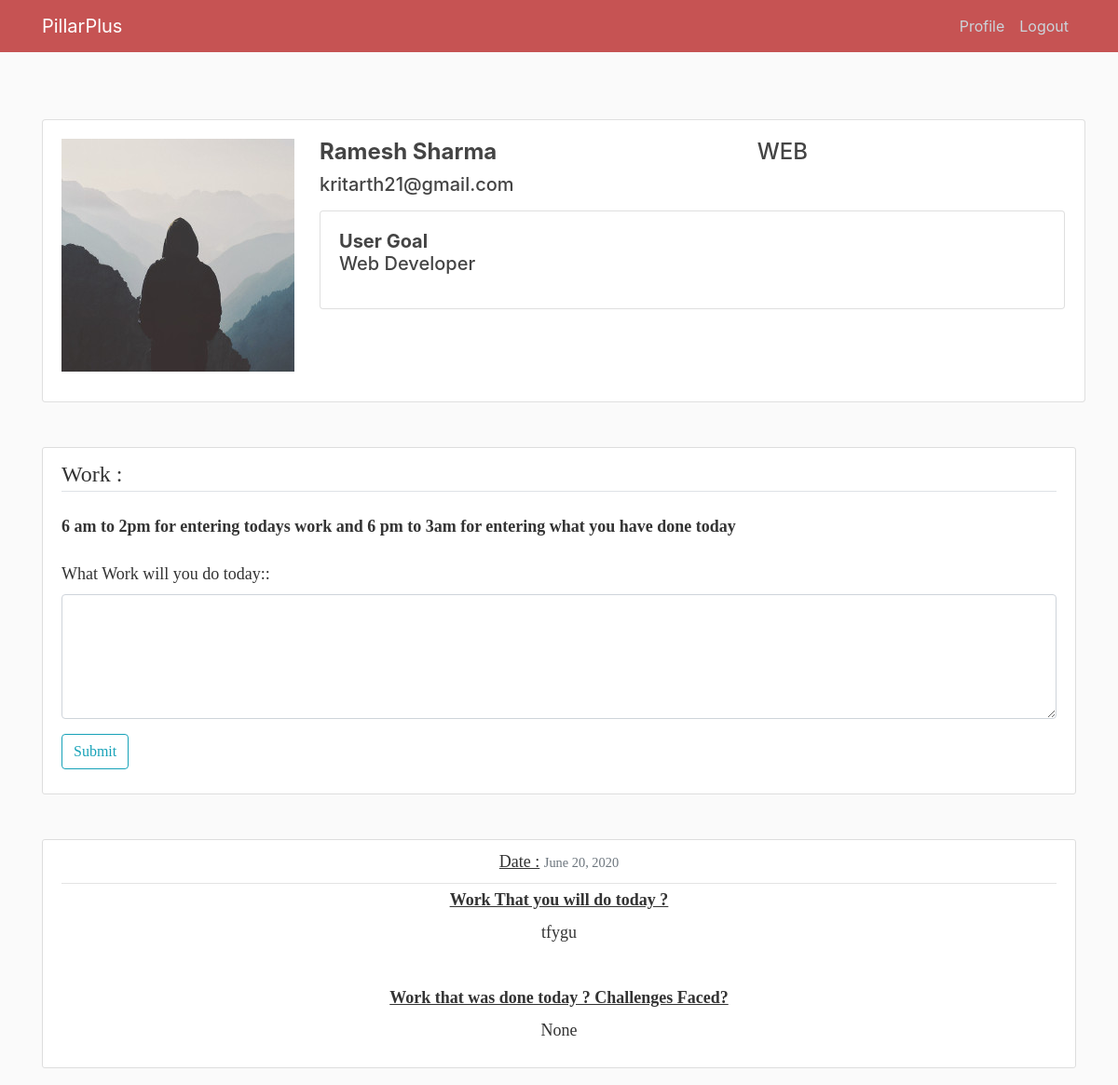
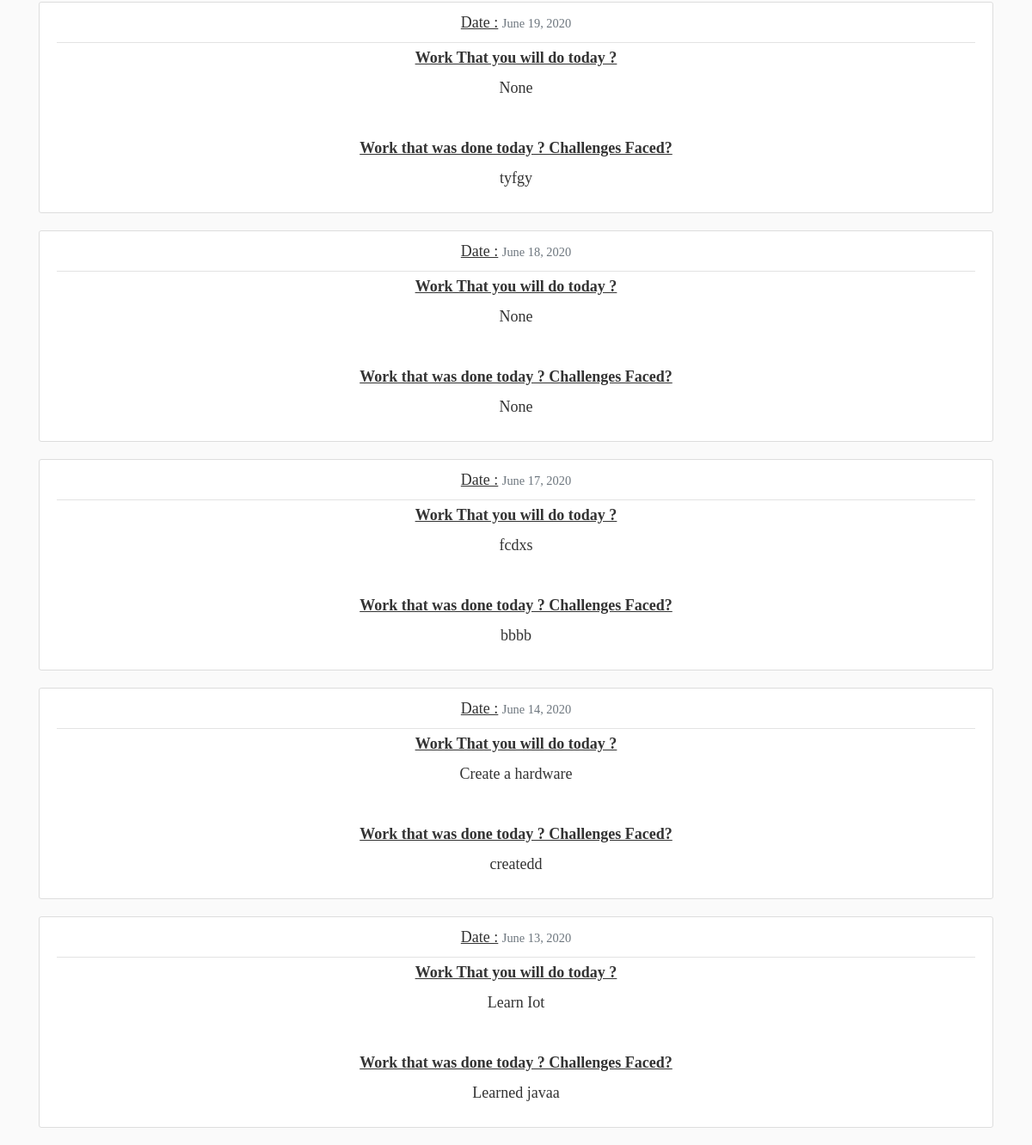
The app's page /hom (signed in) with its own data (2 pictures, top to bottom).
### users/models.py (models this page shows)
class Profile(models.Model):
    user = models.OneToOneField(User, on_delete=models.CASCADE)
    image = models.ImageField(default='default.jpg', upload_to='profile_pics')
    goal=models.CharField(max_length=1000)
    role=models.CharField(max_length=100)
    team=models.ForeignKey(Team,on_delete=models.CASCADE,blank=True, null=True)
    last_time_logout=models.DateTimeField(blank=True, null=True)
    '''def __str__(self):
        return f'{self.user.username} Profile'

    def save(self, *args,**kwargs):
        super().save( *args,**kwargs)

        img = Image.open(self.image.path)

        if img.height > 300 or img.width > 300:
            output_size = (300, 300)
            img.thumbnail(output_size)
            img.save(self.image.path)
    '''

### blog/models.py (models this page shows, shortened)
class Post(models.Model):
    assigned_employee = models.ForeignKey(User, on_delete=models.CASCADE)
    work_today = models.CharField(max_length=500,null=True,blank=True)
    work_done = models.TextField(max_length=500,null=True,blank=True)
    date_posted = models.DateTimeField(default=timezone.now)

### blog/views.py (the view, shortened to what this page needs)
# urls.py: path('hom',create,name="hom"),
@login_required
def create(request):
    print(timezone.now().date() - timedelta(3))
    if request.user.profile.last_time_logout:
        d=request.user.profile.last_time_logout
        for i in range(0,abs(datetime.datetime.now().day-d.day+1)):
            if Post.objects.filter(date_posted=(timezone.now().date() - timedelta(i)),assigned_employee=request.user).count()==0 :
                ins=Post.objects.create(assigned_employee=request.user,date_posted=(timezone.now().date() - timedelta(i)))
                ins.save()
    print(Post.objects.filter(date_posted__day=(datetime.datetime.now().day -1),date_posted__month=datetime.datetime.now().month , date_posted__year=datetime.datetime.now().year,assigned_employee=request.user))
    if Post.objects.filter(date_posted__day=datetime.datetime.now().day , date_posted__month=datetime.datetime.now().month , date_posted__year=datetime.datetime.now().year,assigned_employee=request.user).count()==0  or Post.objects.filter(date_posted__day=datetime.datetime.now().day , date_posted__month=datetime.datetime.now().month , date_posted__year=datetime.datetime.now().year,assigned_employee=request.user).count()==1   :
        if int(datetime.datetime.now().hour)>=6 and int(datetime.datetime.now().hour)<=13:
            if request.method == 'POST':
                today=request.POST['today']
                if Post.objects.filter(date_posted__day=datetime.datetime.now().day,date_posted__month=datetime.datetime.now().month , date_posted__year=datetime.datetime.now().year,assigned_employee=request.user).count()==0:
                    ins=Post.objects.create(work_today=today,assigned_employee=request.user,date_posted=datetime.datetime.now())
                    ins.save()
                    return redirect('hom')
                elif Post.objects.filter(date_posted__day=datetime.datetime.now().day,date_posted__month=datetime.datetime.now().month , date_posted__year=datetime.datetime.now().year,assigned_employee=request.user).count()==1:
                    insta=Post.objects.get(date_posted__day=datetime.datetime.now().day,date_posted__month=datetime.datetime.now().month , date_posted__year=datetime.datetime.now().year,assigned_employee=request.user)
                    insta.work_today=today
                    insta.save()
                    return redirect('hom')
                else:
                    postss= Post.objects.filter(assigned_employee=request.user).order_by('-date_posted')
                    page = request.GET.get('page', 1)
                    time=datetime.datetime.now().hour
                    paginator = Paginator(postss, 7)
                    try:
                        posts = paginator.page(page)
                    except PageNotAnInteger:
                        posts = paginator.page(1)
                    except EmptyPage:
                        posts = paginator.page(paginator.num_pages)
                    return render(request, 'blog/user_post.html', {'posts': posts,'time':time})
            else:
                    postss= Post.objects.filter(assigned_employee=request.user).order_by('-date_posted')
                    page = request.GET.get('page', 1)
                    time=datetime.datetime.now().hour
                    paginator = Paginator(postss, 7)
                    try:
                        posts = paginator.page(page)
                    except PageNotAnInteger:
                        posts = paginator.page(1)
                    except EmptyPage:
                        posts = paginator.page(paginator.num_pages)
                    return render(request, 'blog/user_post.html', {'posts': posts,'time':time})

### blog/templates/blog/user_post.html (shortened to what this page needs)
{% extends "blog/base.html" %}
{% block content %}
{% load get_user %}
               <br>
 <br>
<div class="container" style="margin:auto;">
    <div class="row">
        <div class="col-xs-120 col-sm-100 col-md-180">
        <div class="card" style="width: 70rem;">
      <div class="card-body">
        <h5 class="card-title">
                <div class="row">
                    <div class="col-sm-3 col-md-3">
                        <img src="{{ user.profile.image.url }}" alt="" class="img-rounded img-responsive" height="250" width="250"/>
                    </div>
                    <div class="col-sm-6 col-md-6" style="">
                        <h4>
                           <b> {{ user.get_full_name }}</b><p style="float:right;"> {{ user.profile.role|safe }}
</p></h4>
                        <p>
{{ user.email }}
<br />
<div class="card" style="width: 50rem;">
  <div class="card-body">
<p class="article-content"><b>User Goal</b><br>{{ user.profile.goal|safe }}</p></p>
  </div>
</div>
  </div>
</div>  </div>
                        </div>
                    </div>
                </div>
            </div>
    </div>  <br>
    <br>
        <div class="content-section" style="margin:auto;">
        <form method="POST">
<legend class="border-bottom mb-4">Work :</legend>
  <div class="form-group">
    <label for="formGroupExampleInput"><b>6 am to 2pm for entering todays work and 6 pm to 3am for entering what you have done today </b></label>
  </div>
  <div class="form-group">
  {% if time >= 6 and  time <= 13 %}
    <label for="formGroupExampleInput">What Work will you do today::</label>
    <textarea rows="5" class="form-control" placeholder="" value="" name="today" /></textarea>
 </div>
            <div class="form-group">
                <button class="btn btn-outline-info" type="submit">Submit</button>
            </div>
{% endif %}
        </form>
    </div>
    <br>
    <br>
    {% for post in posts %}
                <article class="media content-section" style="text-align: center;">
                 <br>
                 <br>
                 <br>
                    <div class="media-body">
            <div class="article-metadata">
          <label for="formGroupExampleInput2"><u>Date :</u></label>
              <small class="text-muted">{{ post.date_posted|date:"F d, Y" }}</small>
            </div>
            <label for="formGroupExampleInput2"><u><b>Work That you will do today ? </u></b></label><br>
            <p class="article-content">{{ post.work_today }}</a><br><br></p>
                           <label for="formGroupExampleInput2"><u><b>Work that was done today ? Challenges Faced?</u></b></label><br>
            <p class="article-content">{{ post.work_done }} </a></p>
          </div>
        </article>
    {% endfor %}
{% endblock content %}

### blog/static/blog/main.css (style rules this page uses)
body { background: #fafafa; color: #333333; margin-top: 5rem; }
h1, h2, h3, h4, h5, h6 { color: #444444; }
.content-section { font-family: Georgia, 'Times New Roman', Times, serif; background: #ffffff; padding: 10px 20px; border: 1px solid #dddddd; border-radius: 3px; margin-bottom: 20px; font-size: large; }
.article-content { white-space: pre-line; }
.article-metadata { padding-bottom: 1px; margin-bottom: 4px; border-bottom: 1px solid #e3e3e3 }

### records on screen
Post: date_posted "June 20, 2020", work_today "tfygu", work_done "None"
Post: date_posted "June 19, 2020", work_today "None", work_done "tyfgy"
Post: date_posted "June 18, 2020", work_today "None", work_done "None"
Post: date_posted "June 17, 2020", work_today "fcdxs", work_done "bbbb"
Post: date_posted "June 14, 2020", work_today "Create a hardware", work_done "createdd"
Post: date_posted "June 13, 2020", work_today "Learn Iot", work_done "Learned javaa"

### other values on screen
{{ user.get_full_name }} "Ramesh Sharma"
{{ user.profile.role|safe }} "WEB"
{{ user.email }} "kritarth21@gmail.com"
{{ user.profile.goal|safe }} "Web Developer"
